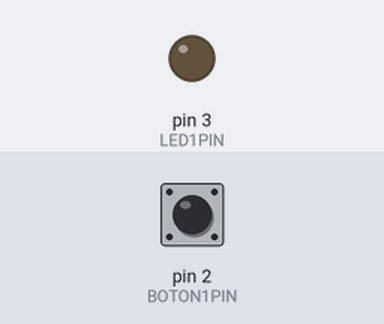
A sketch run on a simulated Arduino Uno, built with avr-gcc and run on an emulated ATmega328P. On the bench: output pins drawn as LEDs (lit = HIGH). Inputs (shaded band) come from the test bench; at power-on: pin 2 (BOTON1PIN) LOW.

Above: at 1.2 s.
1.3 s: pin 2 (BOTON1PIN) pulled HIGH for 0.15 s
At 1.37 s:
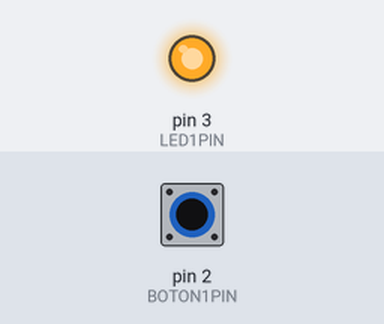
2.9 s: pin 2 (BOTON1PIN) pulled HIGH for 3.2 s
At 7.0 s:
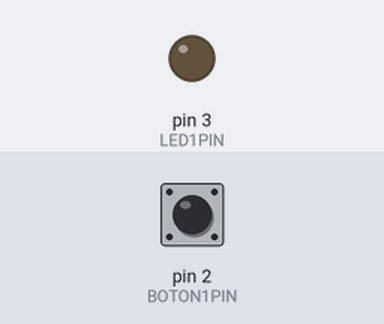
Timing chart, 0 to 8.5 s (numbered marks = the images above; inputs shaded):
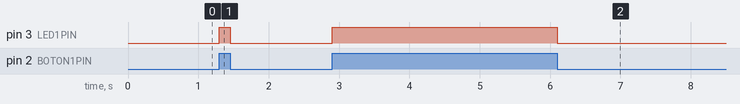

Measured:
- after the input at 1.3 s, pin 3 (LED1PIN): LOW → HIGH at once, → LOW 0.15 s later
- after the input at 2.9 s, pin 3 (LED1PIN): LOW → HIGH at once, → LOW 3.2 s later

The sketch:

ej6.ino
```cpp
const byte BOTON1PIN = 2;
const byte LED1PIN = 3;

void setup ()
{
  pinMode ( BOTON1PIN , INPUT );
  pinMode ( LED1PIN , OUTPUT );
}

void loop ()
{
  int est_bot = digitalRead ( BOTON1PIN );
  digitalWrite ( LED1PIN , est_bot );
}
```
